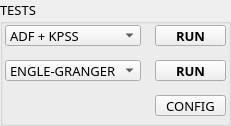
    <widget class="QGroupBox" name="groupBox_13">
     <property name="geometry">
      <rect>
       <x>705</x>
       <y>170</y>
       <width>231</width>
       <height>126</height>
      </rect>
     </property>
     <property name="font">
      <font>
       <family>FixedsysTTF</family>
       <pointsize>10</pointsize>
       <weight>50</weight>
       <italic>false</italic>
       <bold>false</bold>
       <underline>false</underline>
       <strikeout>false</strikeout>
       <kerning>true</kerning>
      </font>
     </property>
     <property name="title">
      <string>TESTS </string>
     </property>
     <widget class="QPushButton" name="pushButton_29">
      <property name="geometry">
       <rect>
        <x>155</x>
        <y>60</y>
        <width>71</width>
        <height>21</height>
       </rect>
      </property>
      <property name="font">
       <font>
        <family>FixedsysTTF</family>
        <pointsize>10</pointsize>
        <weight>75</weight>
        <italic>false</italic>
        <bold>true</bold>
        <underline>false</underline>
        <strikeout>false</strikeout>
        <kerning>true</kerning>
       </font>
      </property>
      <property name="text">
       <string>RUN</string>
      </property>
     </widget>
     <widget class="QComboBox" name="comboBox_33">
      <property name="geometry">
       <rect>
        <x>5</x>
        <y>25</y>
        <width>136</width>
        <height>21</height>
       </rect>
      </property>
      <property name="font">
       <font>
        <family>FixedsysTTF</family>
        <pointsize>10</pointsize>
        <weight>50</weight>
        <italic>false</italic>
        <bold>false</bold>
        <underline>false</underline>
        <strikeout>false</strikeout>
        <kerning>true</kerning>
       </font>
      </property>
      <item>
       <property name="text">
        <string>ADF + KPSS</string>
       </property>
      </item>
      <item>
       <property name="text">
        <string>ADF</string>
       </property>
      </item>
      <item>
       <property name="text">
        <string>KPSS</string>
       </property>
      </item>
     </widget>
     <widget class="QPushButton" name="pushButton_28">
      <property name="geometry">
       <rect>
        <x>155</x>
        <y>25</y>
        <width>71</width>
        <height>21</height>
       </rect>
      </property>
      <property name="font">
       <font>
        <family>FixedsysTTF</family>
        <pointsize>10</pointsize>
        <weight>75</weight>
        <italic>false</italic>
        <bold>true</bold>
        <underline>false</underline>
        <strikeout>false</strikeout>
        <kerning>true</kerning>
       </font>
      </property>
      <property name="text">
       <string>RUN</string>
      </property>
     </widget>
     <widget class="QComboBox" name="comboBox_37">
      <property name="geometry">
       <rect>
        <x>5</x>
        <y>60</y>
        <width>136</width>
        <height>21</height>
       </rect>
      </property>
      <property name="font">
       <font>
        <family>FixedsysTTF</family>
        <pointsize>10</pointsize>
        <weight>50</weight>
        <italic>false</italic>
        <bold>false</bold>
        <underline>false</underline>
        <strikeout>false</strikeout>
        <kerning>true</kerning>
       </font>
      </property>
      <item>
       <property name="text">
        <string>ENGLE-GRANGER</string>
       </property>
      </item>
      <item>
       <property name="text">
        <string>JOHANSEN</string>
       </property>
      </item>
     </widget>
     <widget class="QPushButton" name="pushButton_25">
      <property name="geometry">
       <rect>
        <x>155</x>
        <y>95</y>
        <width>71</width>
        <height>21</height>
       </rect>
      </property>
      <property name="text">
       <string>CONFIG</string>
      </property>
     </widget>
    </widget>
